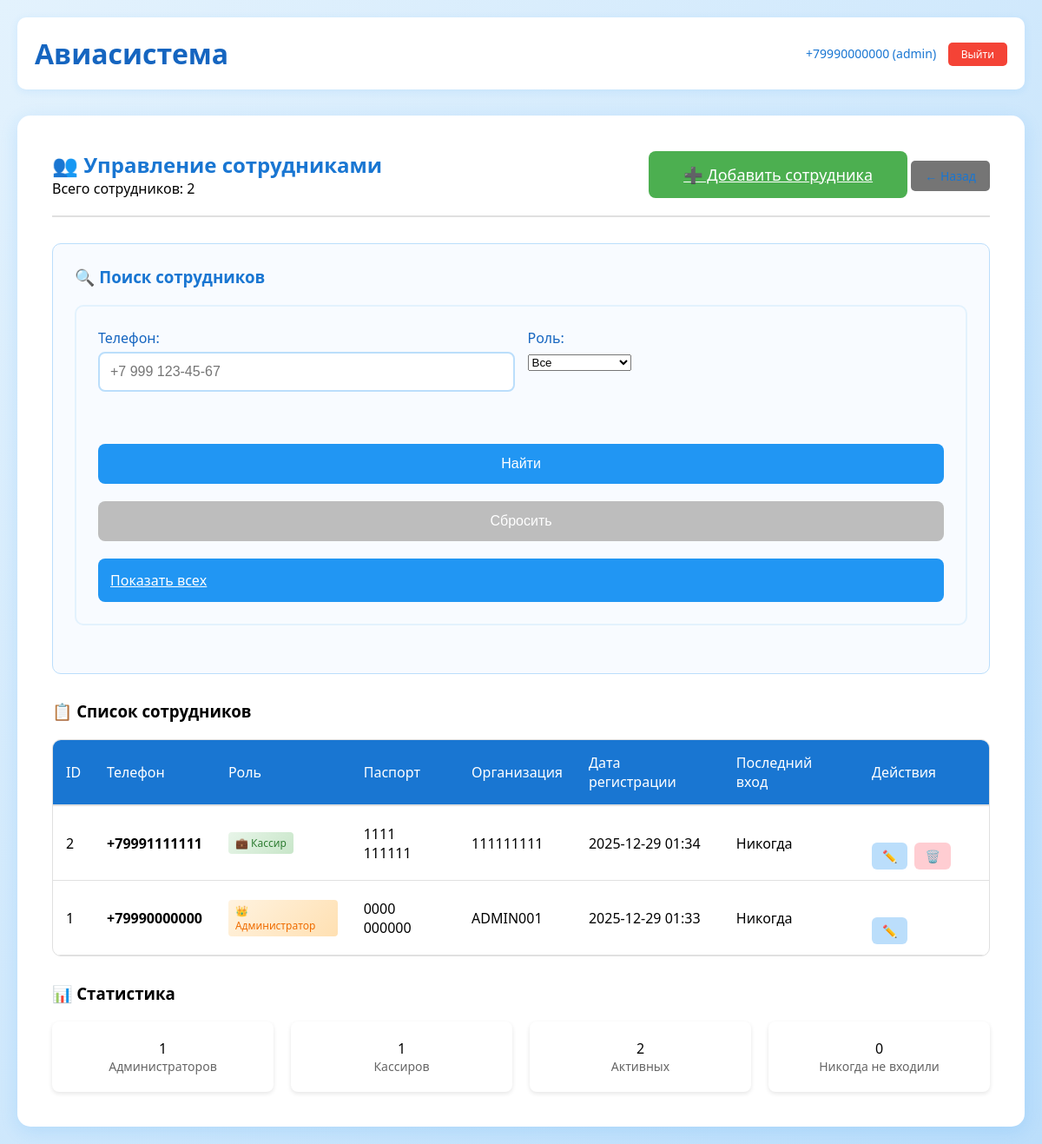
The app's page /admin/staff/ (signed in), older data.
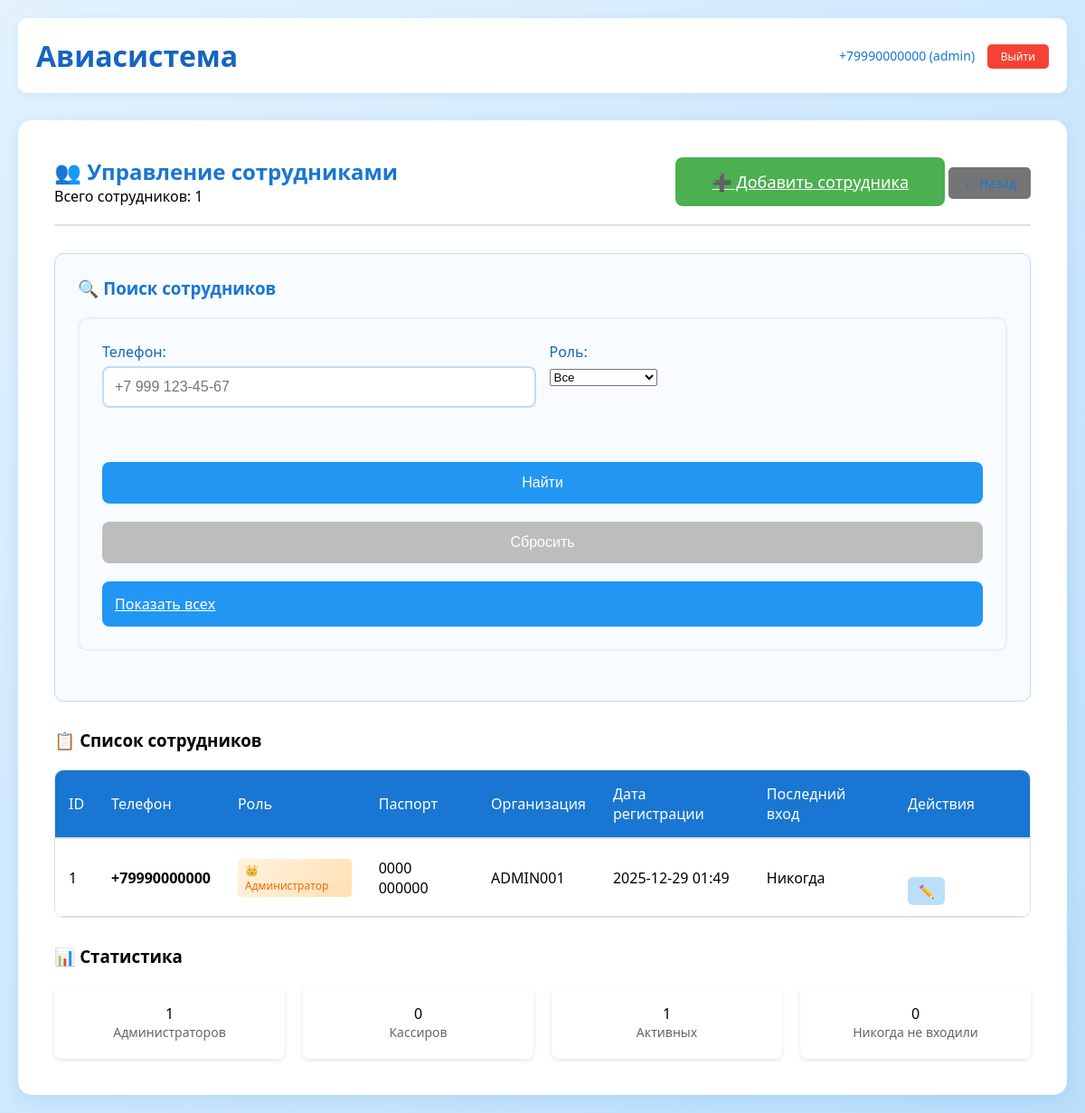
The same page, newer data.
### tables this page shows
CREATE TABLE users (
                id INTEGER PRIMARY KEY AUTOINCREMENT,
                phone TEXT UNIQUE NOT NULL,
                password TEXT NOT NULL,
                role TEXT NOT NULL,
                passport_series TEXT NOT NULL,
                passport_number TEXT NOT NULL,
                organization_number TEXT,
                created_at TIMESTAMP DEFAULT CURRENT_TIMESTAMP
            );

### app.py (the view, shortened to what this page needs)
@app.route('/admin/staff/', methods=['GET', 'POST'])
def admin_staff():
    if 'user_id' not in session or session.get('role') != 'admin':
        return redirect('/login')
    db = get_db()
    cursor = db.cursor()
    staff = []
    search_performed = False
    role_arg = request.args.get('role')
    if role_arg:
        query = "SELECT * FROM users WHERE role = ?"
        params = [role_arg]
        cursor.execute(query, params)
        staff = cursor.fetchall()
        search_performed = True
    if not search_performed:
        cursor.execute("SELECT * FROM users WHERE role IN ('cashier', 'admin') ORDER BY created_at DESC")
        staff = cursor.fetchall()
    return render_template('admin_staff.html',
                         staff=staff,
                         search_performed=search_performed)

### app.py (called while the page is built)
@app.teardown_appcontext
def close_connection(exception):
    db = getattr(g, '_database', None)
    if db is not None:
        db.close()

@app.before_request
def check_auth():
    public_paths = ['/', '/login', '/register/client', '/register/cashier',
                   '/static/', '/welcome']
    if any(request.path.startswith(path) for path in public_paths):
        return
    if 'user_id' not in session:
        return redirect('/welcome')

def get_db():
    db = getattr(g, '_database', None)
    if db is None:
        db = g._database = sqlite3.connect('database.db')
        db.row_factory = sqlite3.Row
    return db

@app.teardown_appcontext
def close_connection(exception):
    db = getattr(g, '_database', None)
    if db is not None:
        db.close()

### templates/admin_staff.html (shortened to what the changed rows need)
{% extends "base.html" %}
{% block content %}
<div class="dashboard admin-dashboard">
    <div class="admin-header-with-actions">
        <div>
            <h2>👥 Управление сотрудниками</h2>
            <p>Всего сотрудников: {{ staff|length }}</p>
        </div>
    </div>
    <div class="staff-table-section">
        {% if staff %}
        <div class="table-container">
            <table class="admin-table">
                <thead>
                    <tr>
                        <th>ID</th>
                        <th>Телефон</th>
                        <th>Роль</th>
                        <th>Паспорт</th>
                        <th>Организация</th>
                        <th>Дата регистрации</th>
                        <th>Последний вход</th>
                        <th>Действия</th>
                    </tr>
                </thead>
                <tbody>
                    {% for person in staff %}
                    <tr>
                        <td>{{ person.id }}</td>
                        <td>
                            <strong>{{ person.phone }}</strong>
                        </td>
                        <td>
                            <span class="role-badge role-{{ person.role }}">
                                {% if person.role == 'admin' %}👑 Администратор
                                {% elif person.role == 'cashier' %}💼 Кассир
                                {% else %}{{ person.role }}{% endif %}
                            </span>
                        </td>
                        <td>{{ person.passport_series }} {{ person.passport_number }}</td>
                        <td>{{ person.organization_number or '-' }}</td>
                        <td>{{ person.created_at[:16] if person.created_at else '-' }}</td>
                        <td>
                            {% if person.last_login %}
                            {{ person.last_login[:16] }}
                            {% else %}
                            Никогда
                            {% endif %}
                        </td>
                        <td class="actions-cell">
                            <div class="action-buttons">
                                <a href="/admin/staff/edit/{{ person.id }}"
                                   class="btn-action edit" title="Редактировать">
                                    ✏️
                                </a>
                                {% if person.id != session.user_id %}
                                <a href="/admin/staff/delete/{{ person.id }}"
                                   class="btn-action delete"
                                   onclick="return confirm('Удалить сотрудника {{ person.phone }}?')"
                                   title="Удалить">
                                    🗑️
                                </a>
                                {% endif %}
                            </div>
                        </td>
                    </tr>
                    {% endfor %}
                </tbody>
            </table>
        </div>
        {% endif %}
    </div>
    <div class="stats-section">
        <div class="stats-cards">
            {% set admins = staff|selectattr('role', 'equalto', 'admin')|list %}
            {% set cashiers = staff|selectattr('role', 'equalto', 'cashier')|list %}
            {% set active_users = staff|rejectattr('last_login', 'none')|list %}
            <div class="stat-card">
                <div class="stat-value">{{ cashiers|length }}</div>
                <div class="stat-label">Кассиров</div>
            </div>
            <div class="stat-card">
                <div class="stat-value">{{ active_users|length }}</div>
                <div class="stat-label">Активных</div>
            </div>
        </div>
    </div>
</div>
{% endblock %}

### templates/base.html (shortened to what this page needs)
<!DOCTYPE html>
<html lang="ru">
<head>
    <link rel="stylesheet" href="{{ url_for('static', filename='style.css') }}">
</head>
<body>
    <div class="container">
        <div class="header">
            <h1>Авиасистема</h1>
            {% if session.user_id %}
                <div class="user-info">
                    {{ session.phone }} ({{ session.role }})
                    <a href="/logout" class="logout-btn">Выйти</a>
                </div>
            {% endif %}
        </div>
        {% block content %}{% endblock %}
    </div>
</body>
</html>

Row changes from the older to the newer data that the page shows:
removed users: id "2", phone "+79991111111", role "💼 Кассир", passport_series "1111", passport_number "111111", organization_number "111111111", created_at "2025-12-29 01:34"
changed users "ADMIN001": created_at "2025-12-29 01:33" → "2025-12-29 01:49"
Text that changed along with them:
{{ staff|length }}: "2" → "1"
{{ cashiers|length }}: "1" → "0"
{{ active_users|length }}: "2" → "1"
